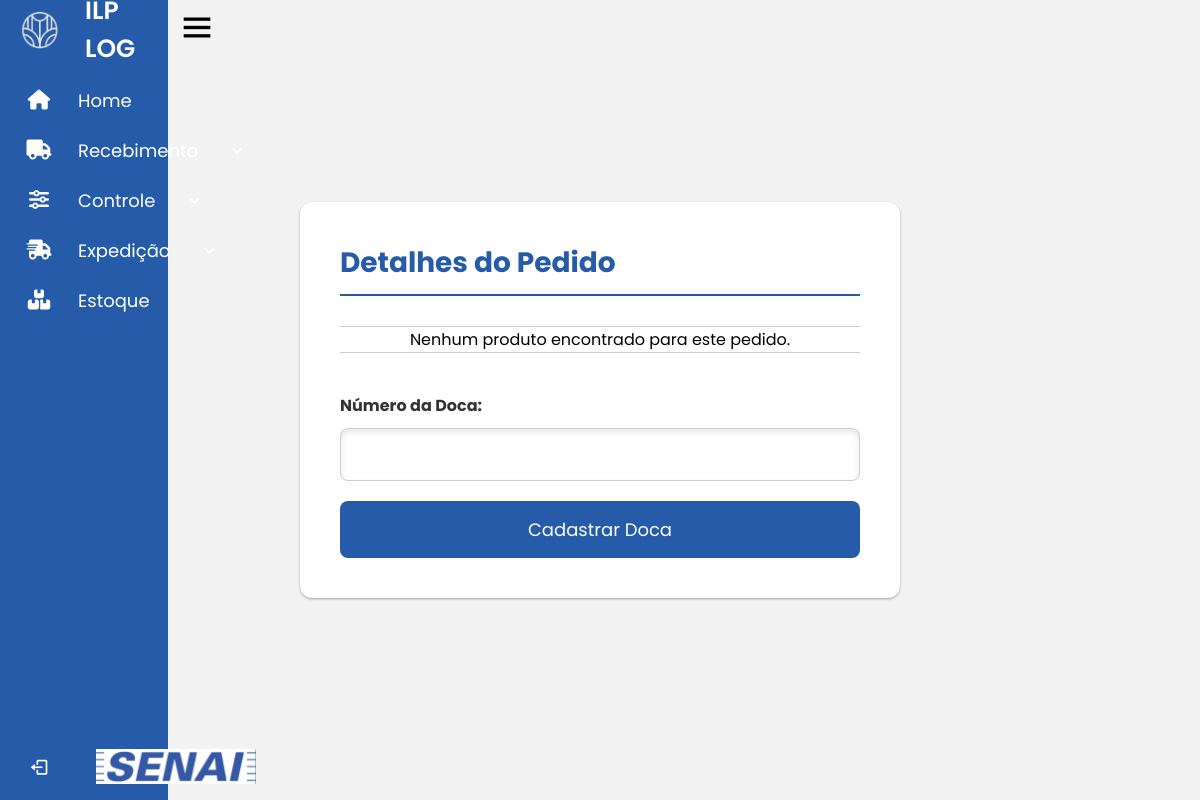
/SENAI_LOGISTICA/home/picking/buscarpedido.php?pedido_id=2323, run on an earlier commit of the app's database.
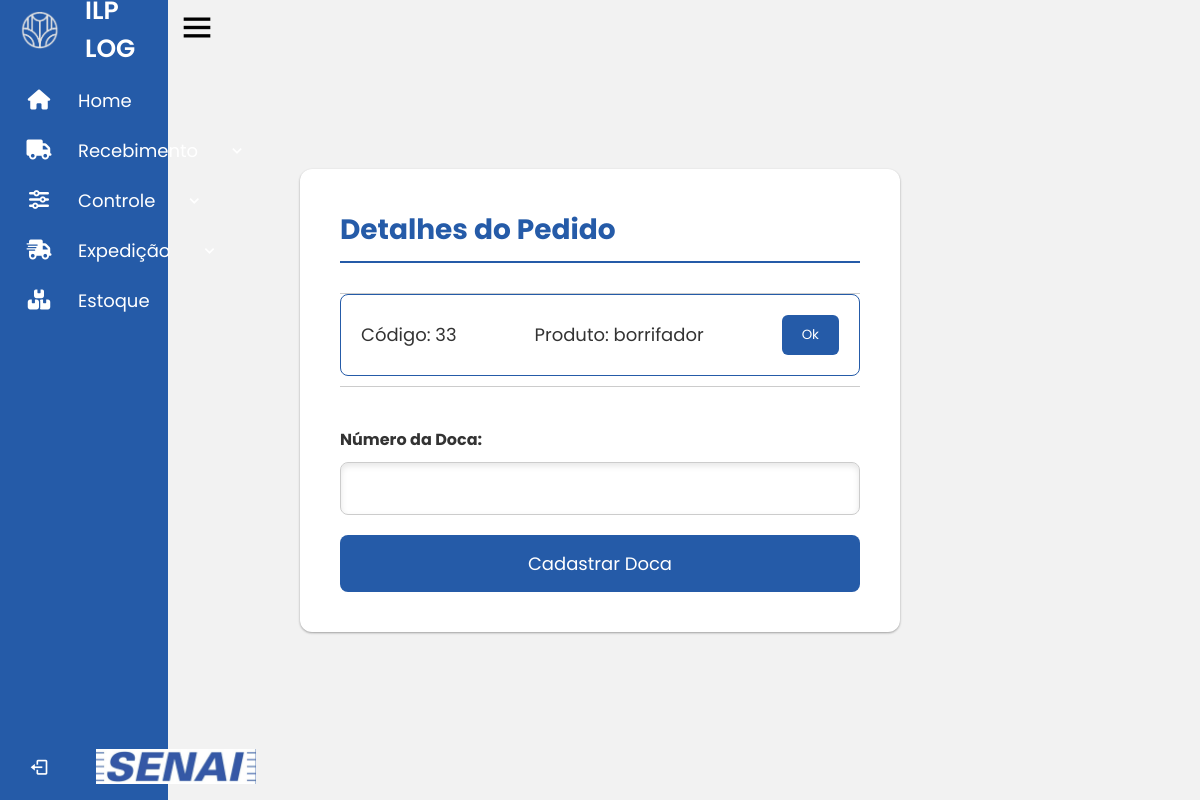
And on a later commit of the database.
### tables this page shows
CREATE TABLE IF NOT EXISTS `produtos` (
`id` int(11) NOT NULL,
  `pedidob` varchar(255) NOT NULL,
  `cod_prod` varchar(255) NOT NULL,
  `nome_produto` varchar(255) NOT NULL,
  `un_prod` varchar(50) DEFAULT NULL,
  `qtd_prod` int(11) DEFAULT NULL,
  `rsunit_prod` decimal(10,2) DEFAULT NULL,
  `ncm_prod` varchar(50) DEFAULT NULL,
  `cst_prod` varchar(50) DEFAULT NULL,
  `cfop_prod` varchar(50) DEFAULT NULL
);

### SENAI_LOGISTICA/home/picking/buscarpedido.php (the view, shortened to what this page needs)
<!DOCTYPE html>
<html lang="pt-br">
<head>
    <link rel="stylesheet">
    <link href='https://unpkg.com/boxicons@2.1.4/css/boxicons.min.css' rel='stylesheet'>
    <link rel="stylesheet" href="https://cdnjs.cloudflare.com/ajax/libs/font-awesome/6.5.2/css/all.min.css">
</head>
<body>
<?php
    include "../../sidebarALU.php";
    ?>
    <div class="container">
        <div class="header">
        <h1>Detalhes do Pedido</h1>
        </div>
        <form action="buscarpedido.php" method="post">
            <ul class="produto-list">
                <?php
                $servername = "localhost";
                $username = "root";
                $password = "";
                $dbname = "senai";
                $conn = new mysqli($servername, $username, $password, $dbname);
                if (isset($_GET['pedido_id'])) {
                    $pedido_id = $_GET['pedido_id'];
                    $sql_produtos = "SELECT * FROM produtos WHERE pedidob = '$pedido_id'";
                    $result_produtos = $conn->query($sql_produtos);
                    if ($result_produtos) {
                        if ($result_produtos->num_rows > 0) {
                            while ($row_produtos = $result_produtos->fetch_assoc()) {
                                $nome_produto = htmlspecialchars($row_produtos["nome_produto"]);
                                echo "<li class='produto-item'>";
                                echo "  <ul class='produto-info'>";
                                echo "    <li class='produto-codigo'>Código: " . htmlspecialchars($row_produtos["cod_prod"]) . "</li>";
                                echo "    <li class='produto-nome'>Produto: " . $nome_produto . "</li>";
                                echo "    <li><button type='button' class='ok-button'>Ok</button></li>";
                                echo "  </ul>";
                                echo "</li>";
                            }
                        } else {
                            echo "<li>Nenhum produto encontrado para este pedido.</li>";
                        }
                    } else {
                        echo "<li>Erro na execução da consulta: " . $conn->error . "</li>";
                    }
                } else {
                    echo "<li>Erro: Pedido ID não fornecido.</li>";
                }
                ?>
            </ul>
            <div class="doca-section">
                <label for="numero_doca">Número da Doca:</label>
                <input type="number" id="numero_doca" name="numero_doca" required>
                <button type="submit">Cadastrar Doca</button>
            </div>
        </form>
    </div>
</body>
</html>

What changed in the data, as far as the page shows it:
now on this page (row edited): produtos: cod_prod "33", nome_produto "borrifador"
Also different on the page:
text no longer shown: "Nenhum produto encontrado para este pedido."
